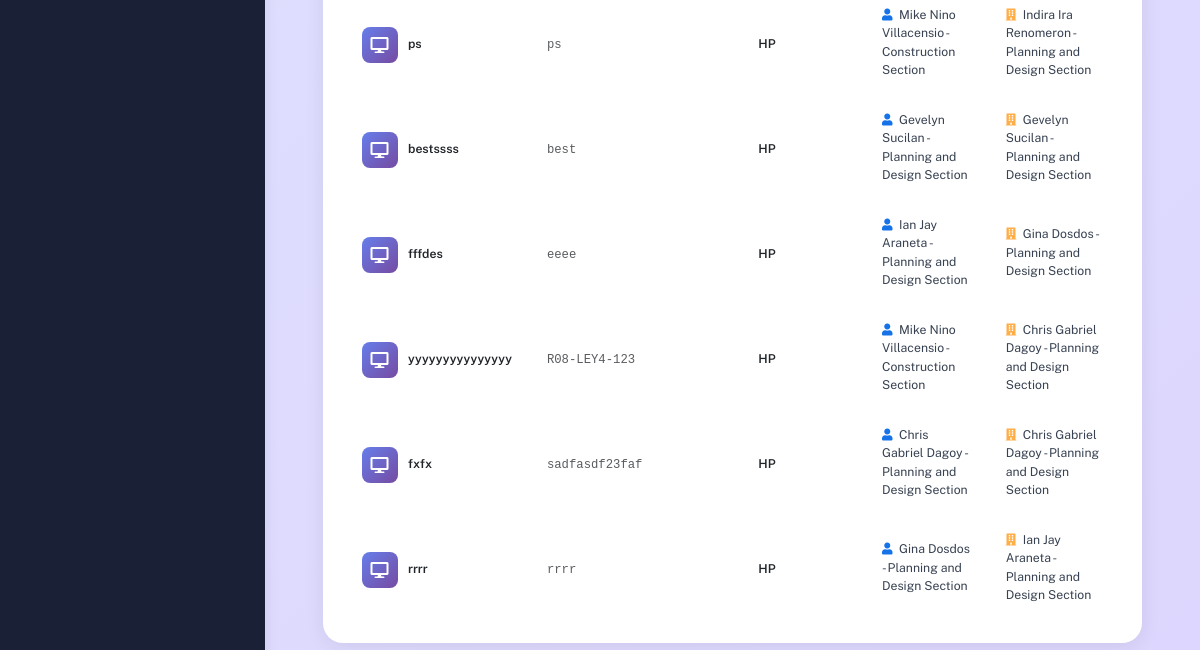
/desktop_details/ (signed in, lower part), run on an earlier commit of the app's database.
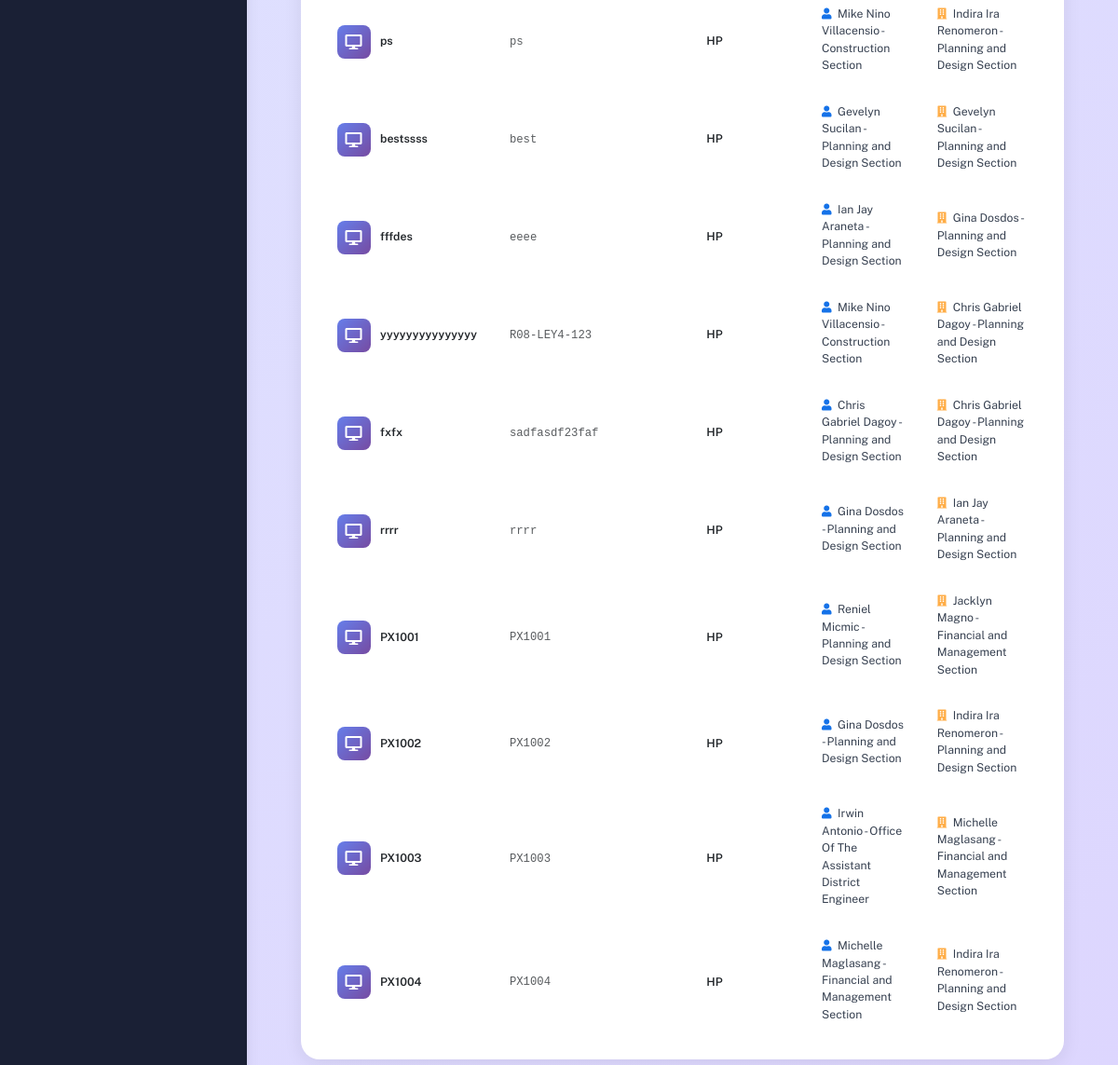
And on a later commit of the database.
### inventory/models.py (models this page shows, shortened)
class DesktopDetails(models.Model):
    equipment_package = models.ForeignKey(
        Equipment_Package, related_name='desktop_details', on_delete=models.CASCADE
    )
    serial_no = models.CharField(max_length=255)
    serial_no_norm = models.CharField(
        max_length=255, null=True, blank=True,
        db_index=True, editable=False, unique=True
    )
    computer_name = models.CharField(max_length=255, unique=True, null=True)
    brand_name = models.ForeignKey(Brand, on_delete=models.SET_NULL, null=True, blank=True)
    model = models.CharField(max_length=255, null=True)
    processor = models.CharField(max_length=33, null=True)
    memory = models.CharField(max_length=100, null=True)
    drive = models.CharField(max_length=332, null=True)
    desktop_Graphics = models.CharField(max_length=100, blank=True, null=True)
    desktop_Graphics_Size = models.CharField(max_length=100, blank=True, null=True)
    desktop_OS = models.CharField(max_length=100, blank=True, null=True)
    desktop_Office = models.CharField(max_length=100, blank=True, null=True)
    desktop_OS_keys = models.CharField(max_length=100, blank=True, null=True)
    desktop_Office_keys = models.CharField(max_length=100, blank=True, null=True)
    is_disposed = models.BooleanField(default=False)
    created_at = models.DateTimeField(default=timezone.now)

class Brand(models.Model):
    name = models.CharField(max_length=100, unique=True)
    is_keyboard = models.BooleanField(default=False)
    is_mouse = models.BooleanField(default=False)
    is_monitor = models.BooleanField(default=False)
    is_ups = models.BooleanField(default=False)
    is_desktop = models.BooleanField(default=False)
    is_printer = models.BooleanField(default=False)
    is_laptop = models.BooleanField(default=False)
    def __str__(self):
        return self.name

class UserDetails(models.Model):
    equipment_package = models.ForeignKey(
        Equipment_Package, on_delete=models.CASCADE,
        null=True, blank=True, related_name='user_details'
    )
    laptop_package = models.ForeignKey(
        'LaptopPackage', on_delete=models.CASCADE,
        null=True, blank=True, related_name='user_details'
    )
    printer_package = models.ForeignKey(
        'PrinterPackage', on_delete=models.CASCADE,
        null=True, blank=True, related_name='user_details'
    )
    user_Enduser = models.ForeignKey(
        'Employee', on_delete=models.SET_NULL,
        null=True, blank=True, related_name='enduser_details'
    )
    user_Assetowner = models.ForeignKey(
        'Employee', on_delete=models.SET_NULL,
        null=True, blank=True, related_name='assetowner_details'
    )
    created_at = models.DateTimeField(auto_now_add=True)

class Employee(models.Model):
    equipment_package = models.ForeignKey(Equipment_Package, on_delete=models.CASCADE, null=True)
    employee_fname = models.CharField(max_length=100, blank=True, null=True)
    employee_mname = models.CharField(max_length=100, blank=True, null=True)
    employee_lname = models.CharField(max_length=100, blank=True, null=True)
    employee_position = models.CharField(max_length=100, blank=True, null=True)
    employee_office_section = models.ForeignKey('OfficeSection', on_delete=models.SET_NULL, null=True, blank=True)
    employee_level = models.CharField(max_length=100, blank=True, null=True)
    employee_status = models.CharField(max_length=100, blank=True, null=True)
    def __str__(self):
        return f"{self.employee_fname} {self.employee_lname} - {self.employee_office_section}"

class OfficeSection(models.Model):
    name = models.CharField(max_length=255, unique=True)
    def __str__(self):
        return self.name

### inventory/views.py (the view)
# urls.py: path('desktop_details/', views.equipment_package_base, name='desktop_details'),  # URL pattern for desktop details
@login_required
def equipment_package_base(request):
    desktop_details = DesktopDetails.objects.all()
    desktops_with_items = []
    for desktop in desktop_details:
        keyboards = KeyboardDetails.objects.filter(equipment_package=desktop.equipment_package, is_disposed=False)
        user = UserDetails.objects.filter(equipment_package=desktop.equipment_package)
        desktops_with_items.append({
            'desktop': desktop,
            'keyboards': keyboards,  # This can have multiple entries per desktop
            'user': user
        })
    return render(request, 'desktop_details.html', {
        'desktops_with_items': desktops_with_items,
    })

### inventory/models.py (called while the page is built)
    @property
    def avatar_url(self):
        if self.avatar and hasattr(self.avatar, "url"):
            return self.avatar.url
        return "/static/img/default-avatar.png"

### templates/desktop_details.html (shortened to what this page needs)
{% extends 'base.html' %}
{% load static %}
{% block content %}
<div class="modern-container theme-desktop">
  <div class="page-inner">
    <div class="row">
      <div class="col-12">
        <div class="premium-table-card">
          <div class="premium-table-wrapper">
            <div class="table-responsive">
              <table id="desktop-table" class="premium-datatable display" style="width:100%">
                <tbody>
                  {% for item in desktops_with_items %}
                  <tr>
                    <td>
                      <div class="d-flex align-items-center">
                        <div style="width: 36px; height: 36px; border-radius: 8px; background: linear-gradient(135deg, #667eea 0%, #764ba2 100%); display: flex; align-items: center; justify-content: center; margin-right: 0.75rem;">
                          <i class="fas fa-desktop text-white" style="font-size: 16px;"></i>
                        </div>
                        <div>
                          <div class="fw-bold text-dark">{{ item.desktop.computer_name }}</div>
                        </div>
                      </div>
                    </td>
                    <td>
                      <span class="text-muted" style="font-family: monospace; font-size: 0.875rem;">
                        {{ item.desktop.serial_no }}
                      </span>
                    </td>
                    <td>
                      <span class="fw-semibold text-dark">{{ item.desktop.brand_name }}</span>
                    </td>
                    <td>
                      {% for userx in item.user %}
                        <div class="mb-1">
                          <i class="fas fa-user text-primary me-1" style="font-size: 12px;"></i>
                          <span>{{ userx.user_Enduser }}</span>
                        </div>
                      {% empty %}
                        <span class="text-muted">-</span>
                      {% endfor %}
                    </td>
                    <td>
                      {% for userx in item.user %}
                        <div class="mb-1">
                          <i class="fas fa-building text-warning me-1" style="font-size: 12px;"></i>
                          <span>{{ userx.user_Assetowner }}</span>
                        </div>
                      {% empty %}
                        <span class="text-muted">-</span>
                      {% endfor %}
                    </td>
                    <td>
                    </td>
                  </tr>
                  {% endfor %}
                </tbody>
              </table>
            </div>
          </div>
        </div>
      </div>
    </div>
  </div>
</div>
{% endblock %}

What changed in the data, as far as the page shows it:
added DesktopDetails: desktop.computer_name "PX1001", desktop.serial_no "PX1001", desktop.brand_name "HP"
added UserDetails: user_Enduser "Reniel Micmic - Planning and Design Section", user_Assetowner "Jacklyn Magno - Financial and Management Section"
added DesktopDetails: desktop.computer_name "PX1002", desktop.serial_no "PX1002", desktop.brand_name "HP"
added UserDetails: user_Enduser "Gina Dosdos - Planning and Design Section", user_Assetowner "Indira Ira Renomeron - Planning and Design Section"
added DesktopDetails: desktop.computer_name "PX1003", desktop.serial_no "PX1003", desktop.brand_name "HP"
added UserDetails: user_Enduser "Irwin Antonio - Office Of The Assistant District Engineer", user_Assetowner "Michelle Maglasang - Financial and Management Section"
added DesktopDetails: desktop.computer_name "PX1004", desktop.serial_no "PX1004", desktop.brand_name "HP"
added UserDetails: user_Enduser "Michelle Maglasang - Financial and Management Section", user_Assetowner "Indira Ira Renomeron - Planning and Design Section"
